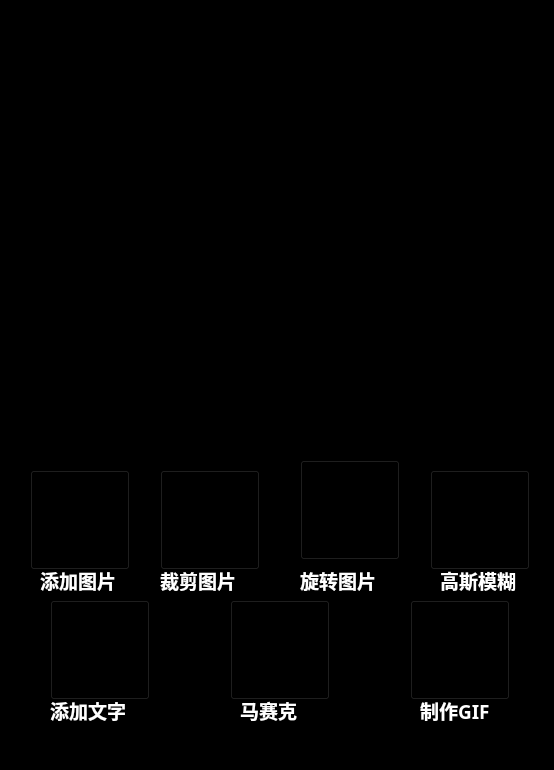
<?xml version="1.0" encoding="UTF-8"?>
<ui version="4.0">
 <class>MainWindow</class>
 <widget class="QMainWindow" name="MainWindow">
  <property name="geometry">
   <rect>
    <x>0</x>
    <y>0</y>
    <width>554</width>
    <height>770</height>
   </rect>
  </property>
  <property name="windowTitle">
   <string>MainWindow</string>
  </property>
  <property name="styleSheet">
   <string notr="true">background-color: rgb(0, 0, 0);</string>
  </property>
  <widget class="QWidget" name="centralwidget">
   <widget class="QLabel" name="label">
    <property name="geometry">
     <rect>
      <x>0</x>
      <y>0</y>
      <width>551</width>
      <height>451</height>
     </rect>
    </property>
    <property name="text">
     <string/>
    </property>
    <property name="pixmap">
     <pixmap>E:/Kali（2）.png</pixmap>
    </property>
    <property name="scaledContents">
     <bool>true</bool>
    </property>
    <property name="wordWrap">
     <bool>false</bool>
    </property>
    <property name="margin">
     <number>0</number>
    </property>
    <property name="indent">
     <number>-1</number>
    </property>
    <property name="openExternalLinks">
     <bool>false</bool>
    </property>
   </widget>
   <widget class="QPushButton" name="pushButton">
    <property name="geometry">
     <rect>
      <x>30</x>
      <y>470</y>
      <width>100</width>
      <height>100</height>
     </rect>
    </property>
    <property name="font">
     <font>
      <family>Adobe Arabic</family>
      <pointsize>18</pointsize>
      <weight>75</weight>
      <bold>true</bold>
     </font>
    </property>
    <property name="styleSheet">
     <string notr="true">opacity: 0.6;
color: rgb(255, 255, 255);</string>
    </property>
    <property name="text">
     <string/>
    </property>
    <property name="icon">
     <iconset>
      <normaloff>E:/opencv_jk/桃子.png</normaloff>E:/opencv_jk/桃子.png</iconset>
    </property>
    <property name="iconSize">
     <size>
      <width>100</width>
      <height>100</height>
     </size>
    </property>
    <property name="autoRepeatDelay">
     <number>300</number>
    </property>
    <property name="autoRepeatInterval">
     <number>103</number>
    </property>
   </widget>
   <widget class="QLabel" name="label_2">
    <property name="geometry">
     <rect>
      <x>40</x>
      <y>570</y>
      <width>81</width>
      <height>21</height>
     </rect>
    </property>
    <property name="font">
     <font>
      <family>Adobe Arabic</family>
      <pointsize>14</pointsize>
      <weight>75</weight>
      <bold>true</bold>
     </font>
    </property>
    <property name="styleSheet">
     <string notr="true">color: rgb(255, 255, 255);</string>
    </property>
    <property name="text">
     <string>添加图片</string>
    </property>
   </widget>
   <widget class="QPushButton" name="pushButton_2">
    <property name="geometry">
     <rect>
      <x>160</x>
      <y>470</y>
      <width>100</width>
      <height>100</height>
     </rect>
    </property>
    <property name="font">
     <font>
      <family>Adobe Arabic</family>
      <pointsize>18</pointsize>
      <weight>75</weight>
      <bold>true</bold>
     </font>
    </property>
    <property name="styleSheet">
     <string notr="true">opacity: 0.6;
color: rgb(255, 255, 255);</string>
    </property>
    <property name="text">
     <string/>
    </property>
    <property name="icon">
     <iconset>
      <normaloff>E:/opencv_jk/香蕉.png</normaloff>E:/opencv_jk/香蕉.png</iconset>
    </property>
    <property name="iconSize">
     <size>
      <width>100</width>
      <height>100</height>
     </size>
    </property>
    <property name="autoRepeatDelay">
     <number>300</number>
    </property>
    <property name="autoRepeatInterval">
     <number>103</number>
    </property>
   </widget>
   <widget class="QPushButton" name="pushButton_3">
    <property name="geometry">
     <rect>
      <x>300</x>
      <y>460</y>
      <width>100</width>
      <height>100</height>
     </rect>
    </property>
    <property name="font">
     <font>
      <family>Adobe Arabic</family>
      <pointsize>18</pointsize>
      <weight>75</weight>
      <bold>true</bold>
     </font>
    </property>
    <property name="styleSheet">
     <string notr="true">opacity: 0.6;
color: rgb(255, 255, 255);</string>
    </property>
    <property name="text">
     <string/>
    </property>
    <property name="icon">
     <iconset>
      <normaloff>E:/opencv_jk/西瓜.png</normaloff>E:/opencv_jk/西瓜.png</iconset>
    </property>
    <property name="iconSize">
     <size>
      <width>100</width>
      <height>100</height>
     </size>
    </property>
    <property name="autoRepeatDelay">
     <number>300</number>
    </property>
    <property name="autoRepeatInterval">
     <number>103</number>
    </property>
   </widget>
   <widget class="QPushButton" name="pushButton_4">
    <property name="geometry">
     <rect>
      <x>430</x>
      <y>470</y>
      <width>100</width>
      <height>100</height>
     </rect>
    </property>
    <property name="font">
     <font>
      <family>Adobe Arabic</family>
      <pointsize>18</pointsize>
      <weight>75</weight>
      <bold>true</bold>
     </font>
    </property>
    <property name="styleSheet">
     <string notr="true">opacity: 0.6;
color: rgb(255, 255, 255);</string>
    </property>
    <property name="text">
     <string/>
    </property>
    <property name="icon">
     <iconset>
      <normaloff>E:/opencv_jk/草莓.png</normaloff>E:/opencv_jk/草莓.png</iconset>
    </property>
    <property name="iconSize">
     <size>
      <width>100</width>
      <height>100</height>
     </size>
    </property>
    <property name="autoRepeatDelay">
     <number>300</number>
    </property>
    <property name="autoRepeatInterval">
     <number>103</number>
    </property>
   </widget>
   <widget class="QPushButton" name="pushButton_5">
    <property name="geometry">
     <rect>
      <x>50</x>
      <y>600</y>
      <width>100</width>
      <height>100</height>
     </rect>
    </property>
    <property name="font">
     <font>
      <family>Adobe Arabic</family>
      <pointsize>18</pointsize>
      <weight>75</weight>
      <bold>true</bold>
     </font>
    </property>
    <property name="styleSheet">
     <string notr="true">opacity: 0.6;
color: rgb(255, 255, 255);</string>
    </property>
    <property name="text">
     <string/>
    </property>
    <property name="icon">
     <iconset>
      <normaloff>E:/opencv_jk/杨桃.png</normaloff>E:/opencv_jk/杨桃.png</iconset>
    </property>
    <property name="iconSize">
     <size>
      <width>100</width>
      <height>100</height>
     </size>
    </property>
    <property name="autoRepeatDelay">
     <number>300</number>
    </property>
    <property name="autoRepeatInterval">
     <number>103</number>
    </property>
   </widget>
   <widget class="QPushButton" name="pushButton_6">
    <property name="geometry">
     <rect>
      <x>230</x>
      <y>600</y>
      <width>100</width>
      <height>100</height>
     </rect>
    </property>
    <property name="font">
     <font>
      <family>Adobe Arabic</family>
      <pointsize>18</pointsize>
      <weight>75</weight>
      <bold>true</bold>
     </font>
    </property>
    <property name="styleSheet">
     <string notr="true">opacity: 0.6;
color: rgb(255, 255, 255);</string>
    </property>
    <property name="text">
     <string/>
    </property>
    <property name="icon">
     <iconset>
      <normaloff>E:/opencv_jk/苹果.png</normaloff>E:/opencv_jk/苹果.png</iconset>
    </property>
    <property name="iconSize">
     <size>
      <width>100</width>
      <height>100</height>
     </size>
    </property>
    <property name="autoRepeatDelay">
     <number>300</number>
    </property>
    <property name="autoRepeatInterval">
     <number>103</number>
    </property>
   </widget>
   <widget class="QPushButton" name="pushButton_7">
    <property name="geometry">
     <rect>
      <x>410</x>
      <y>600</y>
      <width>100</width>
      <height>100</height>
     </rect>
    </property>
    <property name="font">
     <font>
      <family>Adobe Arabic</family>
      <pointsize>18</pointsize>
      <weight>75</weight>
      <bold>true</bold>
     </font>
    </property>
    <property name="styleSheet">
     <string notr="true">opacity: 0.6;
color: rgb(255, 255, 255);</string>
    </property>
    <property name="text">
     <string/>
    </property>
    <property name="icon">
     <iconset>
      <normaloff>E:/opencv_jk/樱桃.png</normaloff>E:/opencv_jk/樱桃.png</iconset>
    </property>
    <property name="iconSize">
     <size>
      <width>100</width>
      <height>100</height>
     </size>
    </property>
    <property name="autoRepeatDelay">
     <number>300</number>
    </property>
    <property name="autoRepeatInterval">
     <number>103</number>
    </property>
   </widget>
   <widget class="QLabel" name="label_3">
    <property name="geometry">
     <rect>
      <x>160</x>
      <y>570</y>
      <width>81</width>
      <height>21</height>
     </rect>
    </property>
    <property name="font">
     <font>
      <family>Adobe Arabic</family>
      <pointsize>14</pointsize>
      <weight>75</weight>
      <bold>true</bold>
     </font>
    </property>
    <property name="styleSheet">
     <string notr="true">color: rgb(255, 255, 255);</string>
    </property>
    <property name="text">
     <string>裁剪图片</string>
    </property>
   </widget>
   <widget class="QLabel" name="label_4">
    <property name="geometry">
     <rect>
      <x>300</x>
      <y>570</y>
      <width>81</width>
      <height>21</height>
     </rect>
    </property>
    <property name="font">
     <font>
      <family>Adobe Arabic</family>
      <pointsize>14</pointsize>
      <weight>75</weight>
      <bold>true</bold>
     </font>
    </property>
    <property name="styleSheet">
     <string notr="true">color: rgb(255, 255, 255);</string>
    </property>
    <property name="text">
     <string>旋转图片</string>
    </property>
   </widget>
   <widget class="QLabel" name="label_5">
    <property name="geometry">
     <rect>
      <x>440</x>
      <y>570</y>
      <width>81</width>
      <height>21</height>
     </rect>
    </property>
    <property name="font">
     <font>
      <family>Adobe Arabic</family>
      <pointsize>14</pointsize>
      <weight>75</weight>
      <bold>true</bold>
     </font>
    </property>
    <property name="styleSheet">
     <string notr="true">color: rgb(255, 255, 255);</string>
    </property>
    <property name="text">
     <string>高斯模糊</string>
    </property>
   </widget>
   <widget class="QLabel" name="label_6">
    <property name="geometry">
     <rect>
      <x>50</x>
      <y>700</y>
      <width>81</width>
      <height>21</height>
     </rect>
    </property>
    <property name="font">
     <font>
      <family>Adobe Arabic</family>
      <pointsize>14</pointsize>
      <weight>75</weight>
      <bold>true</bold>
     </font>
    </property>
    <property name="styleSheet">
     <string notr="true">color: rgb(255, 255, 255);</string>
    </property>
    <property name="text">
     <string>添加文字</string>
    </property>
   </widget>
   <widget class="QLabel" name="label_7">
    <property name="geometry">
     <rect>
      <x>240</x>
      <y>700</y>
      <width>81</width>
      <height>21</height>
     </rect>
    </property>
    <property name="font">
     <font>
      <family>Adobe Arabic</family>
      <pointsize>14</pointsize>
      <weight>75</weight>
      <bold>true</bold>
     </font>
    </property>
    <property name="styleSheet">
     <string notr="true">color: rgb(255, 255, 255);</string>
    </property>
    <property name="text">
     <string>马赛克</string>
    </property>
   </widget>
   <widget class="QLabel" name="label_8">
    <property name="geometry">
     <rect>
      <x>420</x>
      <y>700</y>
      <width>81</width>
      <height>21</height>
     </rect>
    </property>
    <property name="font">
     <font>
      <family>Adobe Arabic</family>
      <pointsize>14</pointsize>
      <weight>75</weight>
      <bold>true</bold>
     </font>
    </property>
    <property name="styleSheet">
     <string notr="true">color: rgb(255, 255, 255);</string>
    </property>
    <property name="text">
     <string>制作GIF</string>
    </property>
   </widget>
  </widget>
  <widget class="QMenuBar" name="menubar">
   <property name="geometry">
    <rect>
     <x>0</x>
     <y>0</y>
     <width>554</width>
     <height>23</height>
    </rect>
   </property>
  </widget>
  <widget class="QStatusBar" name="statusbar"/>
 </widget>
 <resources/>
 <connections>
  <connection>
   <sender>pushButton</sender>
   <signal>clicked()</signal>
   <receiver>label</receiver>
   <slot>show()</slot>
   <hints>
    <hint type="sourcelabel">
     <x>59</x>
     <y>542</y>
    </hint>
    <hint type="destinationlabel">
     <x>275</x>
     <y>248</y>
    </hint>
   </hints>
  </connection>
 </connections>
</ui>
